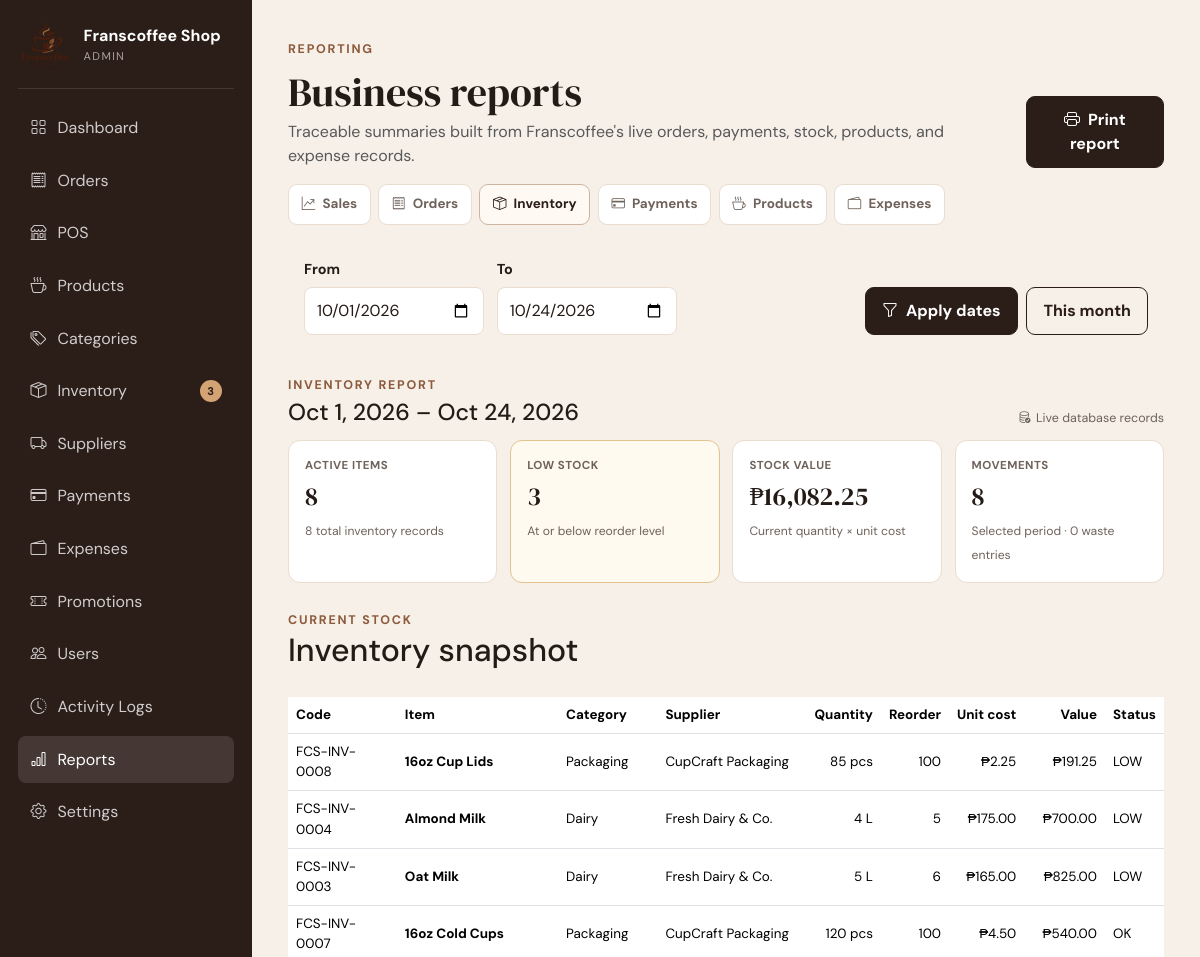
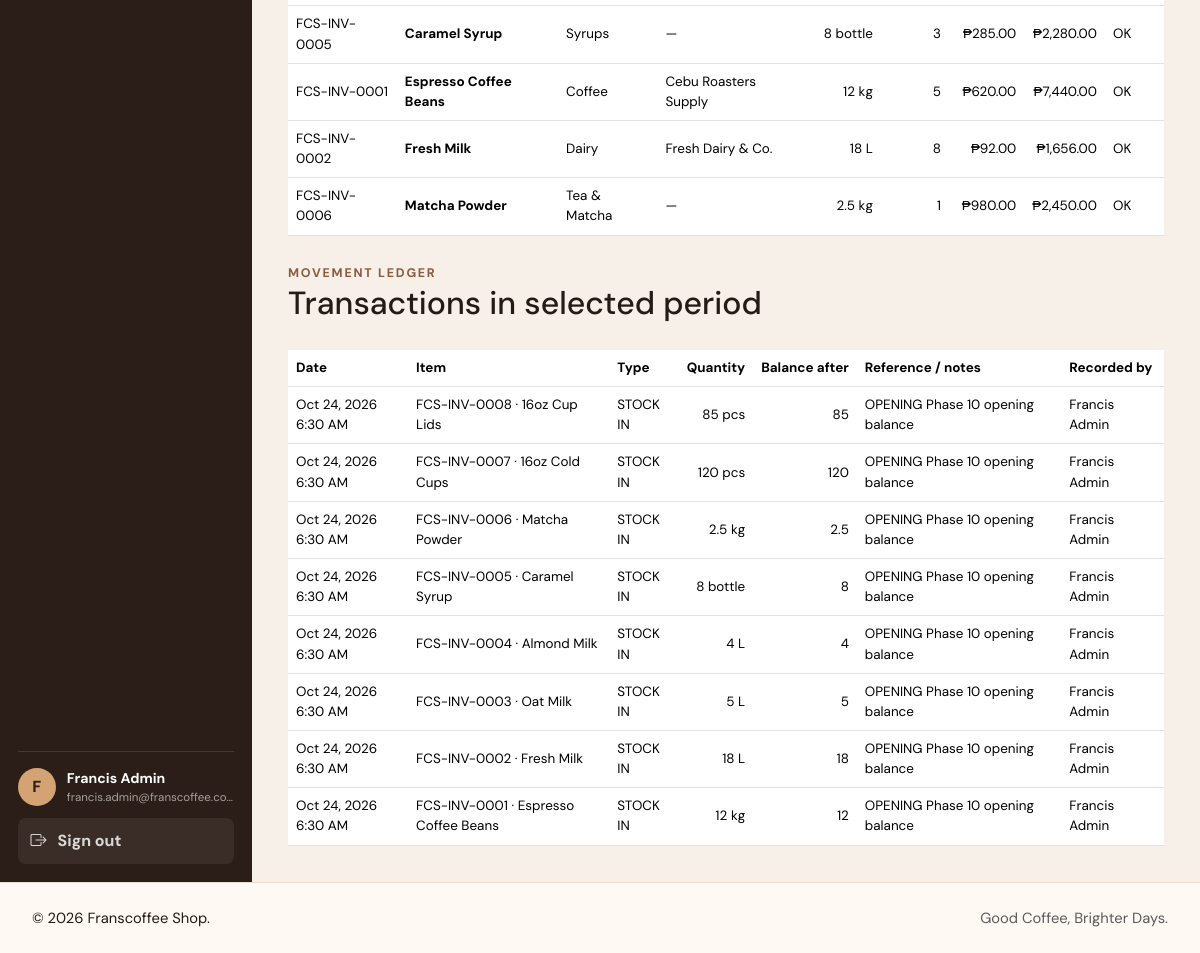
The page /admin/reports.php?report=inventory&from=2026-10-01&to=2026-10-24 (signed in) on the database its author committed (2 pictures, top to bottom).
### tables this page shows
CREATE TABLE users (
    id BIGINT UNSIGNED AUTO_INCREMENT PRIMARY KEY,
    first_name VARCHAR(80) NOT NULL,
    last_name VARCHAR(80) NOT NULL,
    email VARCHAR(190) NOT NULL UNIQUE,
    phone VARCHAR(30) NULL,
    password_hash VARCHAR(255) NOT NULL,
    role ENUM('ADMIN','STAFF','CUSTOMER') NOT NULL DEFAULT 'CUSTOMER',
    status ENUM('ACTIVE','INACTIVE') NOT NULL DEFAULT 'ACTIVE',
    email_verified_at DATETIME NULL,
    last_login_at DATETIME NULL,
    created_at DATETIME NOT NULL DEFAULT CURRENT_TIMESTAMP,
    updated_at DATETIME NOT NULL DEFAULT CURRENT_TIMESTAMP ON UPDATE CURRENT_TIMESTAMP,
    INDEX idx_users_role_status (role, status)
);

CREATE TABLE inventory_items (
    id BIGINT UNSIGNED AUTO_INCREMENT PRIMARY KEY,
    supplier_id BIGINT UNSIGNED NULL,
    item_code VARCHAR(40) NOT NULL UNIQUE,
    item_name VARCHAR(140) NOT NULL,
    category VARCHAR(100) NULL,
    unit VARCHAR(40) NOT NULL,
    quantity DECIMAL(12,3) NOT NULL DEFAULT 0,
    reorder_level DECIMAL(12,3) NOT NULL DEFAULT 0,
    unit_cost DECIMAL(10,2) NOT NULL DEFAULT 0,
    status ENUM('ACTIVE','INACTIVE') NOT NULL DEFAULT 'ACTIVE',
    created_at DATETIME NOT NULL DEFAULT CURRENT_TIMESTAMP,
    updated_at DATETIME NOT NULL DEFAULT CURRENT_TIMESTAMP ON UPDATE CURRENT_TIMESTAMP,
    INDEX idx_inventory_status_stock (status, quantity, reorder_level),
    INDEX idx_inventory_supplier (supplier_id),
    CONSTRAINT fk_inventory_supplier FOREIGN KEY (supplier_id) REFERENCES suppliers(id) ON DELETE SET NULL
);

CREATE TABLE suppliers (
    id BIGINT UNSIGNED AUTO_INCREMENT PRIMARY KEY,
    name VARCHAR(150) NOT NULL,
    contact_person VARCHAR(120) NULL,
    email VARCHAR(190) NULL,
    phone VARCHAR(40) NULL,
    address TEXT NULL,
    products_supplied TEXT NULL,
    status ENUM('ACTIVE','INACTIVE') NOT NULL DEFAULT 'ACTIVE',
    created_at DATETIME NOT NULL DEFAULT CURRENT_TIMESTAMP,
    updated_at DATETIME NOT NULL DEFAULT CURRENT_TIMESTAMP ON UPDATE CURRENT_TIMESTAMP,
    INDEX idx_supplier_status_name (status, name)
);

CREATE TABLE inventory_transactions (
    id BIGINT UNSIGNED AUTO_INCREMENT PRIMARY KEY,
    inventory_item_id BIGINT UNSIGNED NOT NULL,
    type ENUM('STOCK_IN','STOCK_OUT','ADJUSTMENT','WASTE') NOT NULL,
    quantity DECIMAL(12,3) NOT NULL,
    unit_cost DECIMAL(10,2) NULL,
    balance_after DECIMAL(12,3) NULL,
    reference_type VARCHAR(60) NULL,
    reference_id BIGINT UNSIGNED NULL,
    notes VARCHAR(255) NULL,
    created_by BIGINT UNSIGNED NULL,
    created_at DATETIME NOT NULL DEFAULT CURRENT_TIMESTAMP,
    INDEX idx_inventory_tx_item_date (inventory_item_id, created_at),
    INDEX idx_inventory_tx_type_date (type, created_at),
    CONSTRAINT fk_inventory_tx_item FOREIGN KEY (inventory_item_id) REFERENCES inventory_items(id) ON DELETE CASCADE,
    CONSTRAINT fk_inventory_tx_user FOREIGN KEY (created_by) REFERENCES users(id) ON DELETE SET NULL
);

### admin/reports.php (the view, shortened to what the rows shown need)
<?php
require_once __DIR__.'/../includes/bootstrap.php';
$types=['sales'=>'Sales','orders'=>'Orders','inventory'=>'Inventory','payments'=>'Payments','products'=>'Products','expenses'=>'Expenses'];
$report=strtolower(trim((string)($_GET['report']??'sales')));
$range=report_date_range($_GET);
$data=match($report){
    'orders'=>report_orders($range),
    'inventory'=>report_inventory($range),
    'payments'=>report_payments($range),
    'products'=>report_products($range),
    'expenses'=>report_expenses($range),
    default=>report_sales($range),
};
$pageTitle=$types[$report].' Report';$bodyClass='portal-page report-page';require __DIR__.'/../includes/header.php';
?>
<div class="portal-shell"><?php require __DIR__.'/../includes/sidebar.php';?><main class="portal-main">
<header class="portal-page-header report-no-print"><div><h1 class="mt-2 mb-1">Business reports</h1></div></header>
<section class="report-title-row"><div><h2><?=e(report_period_label($range))?></h2></div></section>
<?php if($report==='sales'):$s=$data['summary'];$max=max(array_map(fn($r)=>(float)$r['revenue'],$data['daily'])?:[0]);?>
<div class="report-metrics"><article><span>Paid revenue</span><strong><?=money((float)$s['revenue'])?></strong><small><?=number_format((int)$s['payment_count'])?> paid transaction<?=((int)$s['payment_count']===1?'':'s')?></small></article><article><span>Average sale</span><strong><?=money((float)$s['average_sale'])?></strong><small><?=number_format((int)$s['online_count'])?> online · <?=number_format((int)$s['pos_count'])?> POS</small></article><article><span>Expenses</span><strong><?=money((float)$s['expenses'])?></strong><small>Recorded in selected period</small></article><article class="<?= $s['net']<0?'metric-attention':'' ?>"><span>Net after expenses</span><strong><?=money((float)$s['net'])?></strong><small>Paid revenue minus recorded expenses</small></article></div>
<div class="report-grid mt-4"><section class="portal-card"><div class="panel-heading"><div><span class="eyebrow">DAILY SALES</span><h2>Paid revenue trend</h2></div></div><?php if(!$data['daily']):?><div class="empty-state compact"><p>No paid sales in this period.</p></div><?php else:?><div class="report-horizontal-bars"><?php foreach($data['daily'] as $r):?><div><span><?=e(date('M j',strtotime($r['sale_date'])))?></span><div><i style="width:<?=report_bar_percent((float)$r['revenue'],$max)?>%"></i></div><strong><?=money((float)$r['revenue'])?></strong></div><?php endforeach;?></div><?php endif;?></section><section class="portal-card"><div class="panel-heading"><div><span class="eyebrow">PAYMENT MIX</span><h2>Revenue by method</h2></div></div><?php if(!$data['methods']):?><div class="empty-state compact"><p>No paid payments.</p></div><?php else:?><div class="report-breakdown-list"><?php foreach($data['methods'] as $r):?><div><span><strong><?=e($r['method_name'])?></strong><small><?=number_format((int)$r['transactions'])?> transactions</small></span><b><?=money((float)$r['amount'])?></b></div><?php endforeach;?></div><?php endif;?></section></div>
<section class="portal-card mt-4"><div class="panel-heading"><div><span class="eyebrow">DAILY DETAIL</span><h2>Sales ledger summary</h2></div></div><div class="table-responsive"><table class="table align-middle mb-0"><thead><tr><th>Date</th><th class="text-end">Transactions</th><th class="text-end">Online</th><th class="text-end">POS</th><th class="text-end">Paid revenue</th></tr></thead><tbody><?php foreach($data['daily'] as $r):?><tr><td><?=e(date('M j, Y',strtotime($r['sale_date'])))?></td><td class="text-end"><?=number_format((int)$r['transactions'])?></td><td class="text-end"><?=money((float)$r['online_revenue'])?></td><td class="text-end"><?=money((float)$r['pos_revenue'])?></td><td class="text-end"><strong><?=money((float)$r['revenue'])?></strong></td></tr><?php endforeach;?><?php if(!$data['daily']):?><tr><td colspan="5" class="text-center text-muted py-4">No sales data for this period.</td></tr><?php endif;?></tbody></table></div></section>
<?php elseif($report==='inventory'):$s=$data['summary'];$m=$data['movements'];?>
<section class="portal-card mt-4"><div class="panel-heading"><div><span class="eyebrow">CURRENT STOCK</span><h2>Inventory snapshot</h2></div></div><div class="table-responsive"><table class="table align-middle mb-0 report-table"><thead><tr><th>Code</th><th>Item</th><th>Category</th><th>Supplier</th><th class="text-end">Quantity</th><th class="text-end">Reorder</th><th class="text-end">Unit cost</th><th class="text-end">Value</th><th>Status</th></tr></thead><tbody><?php foreach($data['items'] as $r):$low=$r['status']==='ACTIVE'&&(float)$r['quantity']<=(float)$r['reorder_level'];?><tr><td><?=e($r['item_code'])?></td><td><strong><?=e($r['item_name'])?></strong></td><td><?=e($r['category']?:'—')?></td><td><?=e($r['supplier_name']?:'—')?></td><td class="text-end"><?=e(inventory_decimal((float)$r['quantity']))?> <?=e($r['unit'])?></td><td class="text-end"><?=e(inventory_decimal((float)$r['reorder_level']))?></td><td class="text-end"><?=money((float)$r['unit_cost'])?></td><td class="text-end"><?=money((float)$r['quantity']*(float)$r['unit_cost'])?></td><td><?= $r['status']!=='ACTIVE'?'INACTIVE':($low?'LOW':'OK') ?></td></tr><?php endforeach;?></tbody></table></div></section>
<section class="portal-card mt-4"><div class="panel-heading"><div><span class="eyebrow">MOVEMENT LEDGER</span><h2>Transactions in selected period</h2></div></div><div class="table-responsive"><table class="table align-middle mb-0 report-table"><thead><tr><th>Date</th><th>Item</th><th>Type</th><th class="text-end">Quantity</th><th class="text-end">Balance after</th><th>Reference / notes</th><th>Recorded by</th></tr></thead><tbody><?php foreach($data['transactions'] as $r):?><tr><td><?=e(date('M j, Y g:i A',strtotime($r['created_at'])))?></td><td><?=e($r['item_code'].' · '.$r['item_name'])?></td><td><?=e(str_replace('_',' ',$r['type']))?></td><td class="text-end"><?=e(inventory_decimal((float)$r['quantity']))?> <?=e($r['unit'])?></td><td class="text-end"><?=e(inventory_decimal((float)($r['balance_after']??0)))?></td><td><?=e(trim(($r['reference_type']??'').' '.($r['reference_id']??'').' '.($r['notes']??''))?:'—')?></td><td><?=e(trim(($r['first_name']??'').' '.($r['last_name']??''))?:'System')?></td></tr><?php endforeach;?><?php if(!$data['transactions']):?><tr><td colspan="7" class="text-center text-muted py-4">No inventory movements in this period.</td></tr><?php endif;?></tbody></table></div></section>
<?php endif;?>
</main></div>
<?php require __DIR__.'/../includes/footer.php';?>

### includes/sidebar.php (shortened to what the rows shown need)
<?php
$role = user_role() ?? 'GUEST';
$user = current_user();
$sidebarProfile = ($role === 'CUSTOMER' && function_exists('customer_profile')) ? customer_profile((int)($user['id'] ?? 0)) : null;
$sidebarAvatar = !empty($sidebarProfile['avatar_path']) ? url((string)$sidebarProfile['avatar_path']) : null;
$sidebarName = trim((string)($user['first_name'] ?? '') . ' ' . (string)($user['last_name'] ?? ''));
?>
<aside class="fc-sidebar d-none d-lg-flex">
    <div>
        <a class="sidebar-brand text-decoration-none text-white" href="<?= url(role_home((string)$role)) ?>">
            <div><strong><?= e(shop_setting('shop_name','Franscoffee Shop')) ?></strong><small><?= e($role) ?></small></div>
        </a>
    </div>
    <div class="sidebar-account">
        <div class="sidebar-user">
            <?php if ($sidebarAvatar): ?><img class="sidebar-avatar sidebar-avatar-image" src="<?= e($sidebarAvatar) ?>" alt="<?= e(($user['first_name'] ?? 'Customer') . ' profile photo') ?>"><?php else: ?><span class="sidebar-avatar"><?= e(strtoupper(substr((string) ($user['first_name'] ?? 'F'), 0, 1))) ?></span><?php endif; ?>
            <div><strong><?= e($sidebarName) ?></strong><small><?= e($user['email'] ?? '') ?></small></div>
        </div>
    </div>
</aside>

### rows shown on the page
users: role "ADMIN", first_name "F", sidebarName "Francis Admin", email "francis.admin@franscoffee.co…"
inventory_items: item_code "FCS-INV-0008", item_name "16oz Cup Lids", category "Packaging", supplier.name "CupCraft Packaging", quantity "85", unit "pcs", reorder_level "100", unit_cost "₱2.25", money((float)$r['quantity']*(float)$r['unit_cost']) "₱191.25", status "LOW"
inventory_items: item_code "FCS-INV-0004", item_name "Almond Milk", category "Dairy", supplier.name "Fresh Dairy & Co.", quantity "4", unit "L", reorder_level "5", unit_cost "₱175.00", money((float)$r['quantity']*(float)$r['unit_cost']) "₱700.00", status "LOW"
inventory_items: item_code "FCS-INV-0003", item_name "Oat Milk", category "Dairy", supplier.name "Fresh Dairy & Co.", quantity "5", unit "L", reorder_level "6", unit_cost "₱165.00", money((float)$r['quantity']*(float)$r['unit_cost']) "₱825.00", status "LOW"
inventory_items: item_code "FCS-INV-0007", item_name "16oz Cold Cups", category "Packaging", supplier.name "CupCraft Packaging", quantity "120", unit "pcs", reorder_level "100", unit_cost "₱4.50", money((float)$r['quantity']*(float)$r['unit_cost']) "₱540.00", status "OK"
inventory_items: item_code "FCS-INV-0005", item_name "Caramel Syrup", category "Syrups", supplier_name "—", quantity "8", unit "bottle", reorder_level "3", unit_cost "₱285.00", money((float)$r['quantity']*(float)$r['unit_cost']) "₱2,280.00", status "OK"
inventory_items: item_code "FCS-INV-0001", item_name "Espresso Coffee Beans", category "Coffee", supplier.name "Cebu Roasters Supply", quantity "12", unit "kg", reorder_level "5", unit_cost "₱620.00", money((float)$r['quantity']*(float)$r['unit_cost']) "₱7,440.00", status "OK"
inventory_items: item_code "FCS-INV-0002", item_name "Fresh Milk", category "Dairy", supplier.name "Fresh Dairy & Co.", quantity "18", unit "L", reorder_level "8", unit_cost "₱92.00", money((float)$r['quantity']*(float)$r['unit_cost']) "₱1,656.00", status "OK"
inventory_items: item_code "FCS-INV-0006", item_name "Matcha Powder", category "Tea & Matcha", supplier_name "—", quantity "2.5", unit "kg", reorder_level "1", unit_cost "₱980.00", money((float)$r['quantity']*(float)$r['unit_cost']) "₱2,450.00", status "OK"
inventory_transactions: created_at "Oct 24, 2026 6:30 AM", inventory_item.item_name "FCS-INV-0008 · 16oz Cup Lids", type "STOCK IN", quantity "85", inventory_item.unit "pcs", balance_after "85", reference_type+reference+notes "OPENING Phase 10 opening balance", created_by.last_name "Francis Admin"
inventory_transactions: created_at "Oct 24, 2026 6:30 AM", inventory_item.item_name "FCS-INV-0007 · 16oz Cold Cups", type "STOCK IN", quantity "120", inventory_item.unit "pcs", balance_after "120", reference_type+reference+notes "OPENING Phase 10 opening balance", created_by.last_name "Francis Admin"
inventory_transactions: created_at "Oct 24, 2026 6:30 AM", inventory_item.item_name "FCS-INV-0006 · Matcha Powder", type "STOCK IN", quantity "2.5", inventory_item.unit "kg", balance_after "2.5", reference_type+reference+notes "OPENING Phase 10 opening balance", created_by.last_name "Francis Admin"
inventory_transactions: created_at "Oct 24, 2026 6:30 AM", inventory_item.item_name "FCS-INV-0005 · Caramel Syrup", type "STOCK IN", quantity "8", inventory_item.unit "bottle", balance_after "8", reference_type+reference+notes "OPENING Phase 10 opening balance", created_by.last_name "Francis Admin"
inventory_transactions: created_at "Oct 24, 2026 6:30 AM", inventory_item.item_name "FCS-INV-0004 · Almond Milk", type "STOCK IN", quantity "4", inventory_item.unit "L", balance_after "4", reference_type+reference+notes "OPENING Phase 10 opening balance", created_by.last_name "Francis Admin"
inventory_transactions: created_at "Oct 24, 2026 6:30 AM", inventory_item.item_name "FCS-INV-0003 · Oat Milk", type "STOCK IN", quantity "5", inventory_item.unit "L", balance_after "5", reference_type+reference+notes "OPENING Phase 10 opening balance", created_by.last_name "Francis Admin"
inventory_transactions: created_at "Oct 24, 2026 6:30 AM", inventory_item.item_name "FCS-INV-0002 · Fresh Milk", type "STOCK IN", quantity "18", inventory_item.unit "L", balance_after "18", reference_type+reference+notes "OPENING Phase 10 opening balance", created_by.last_name "Francis Admin"
inventory_transactions: created_at "Oct 24, 2026 6:30 AM", inventory_item.item_name "FCS-INV-0001 · Espresso Coffee Beans", type "STOCK IN", quantity "12", inventory_item.unit "kg", balance_after "12", reference_type+reference+notes "OPENING Phase 10 opening balance", created_by.last_name "Francis Admin"

### other values the page prints
shop_setting('shop_name','Franscoffee Shop') "Franscoffee Shop"
$label "Dashboard"
$label "Orders"
$label "POS"
$label "Products"
$label "Categories"
$label "Inventory"
$count "3"
$label "Suppliers"
$label "Payments"
$label "Expenses"
$label "Promotions"
$label "Users"
$label "Activity Logs"
$label "Reports"
